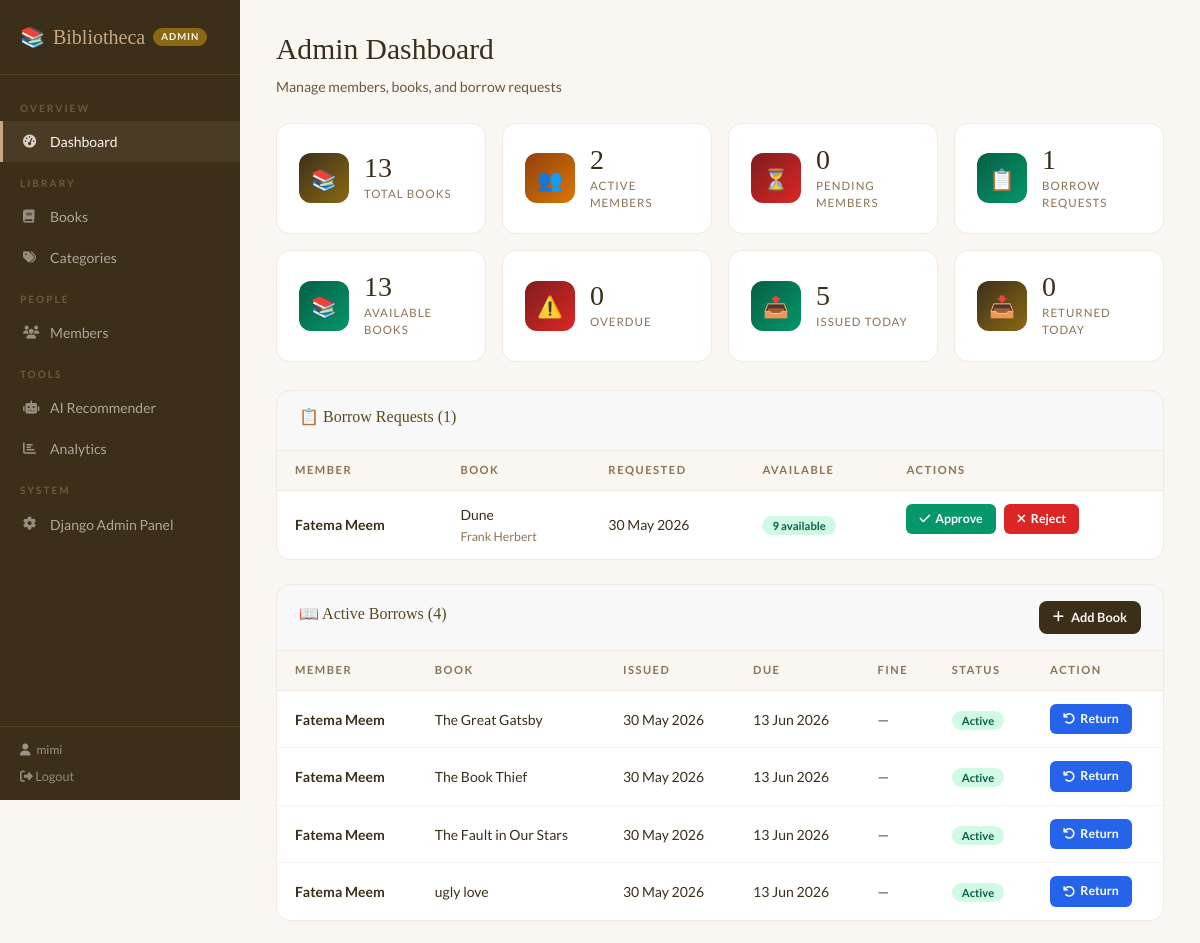
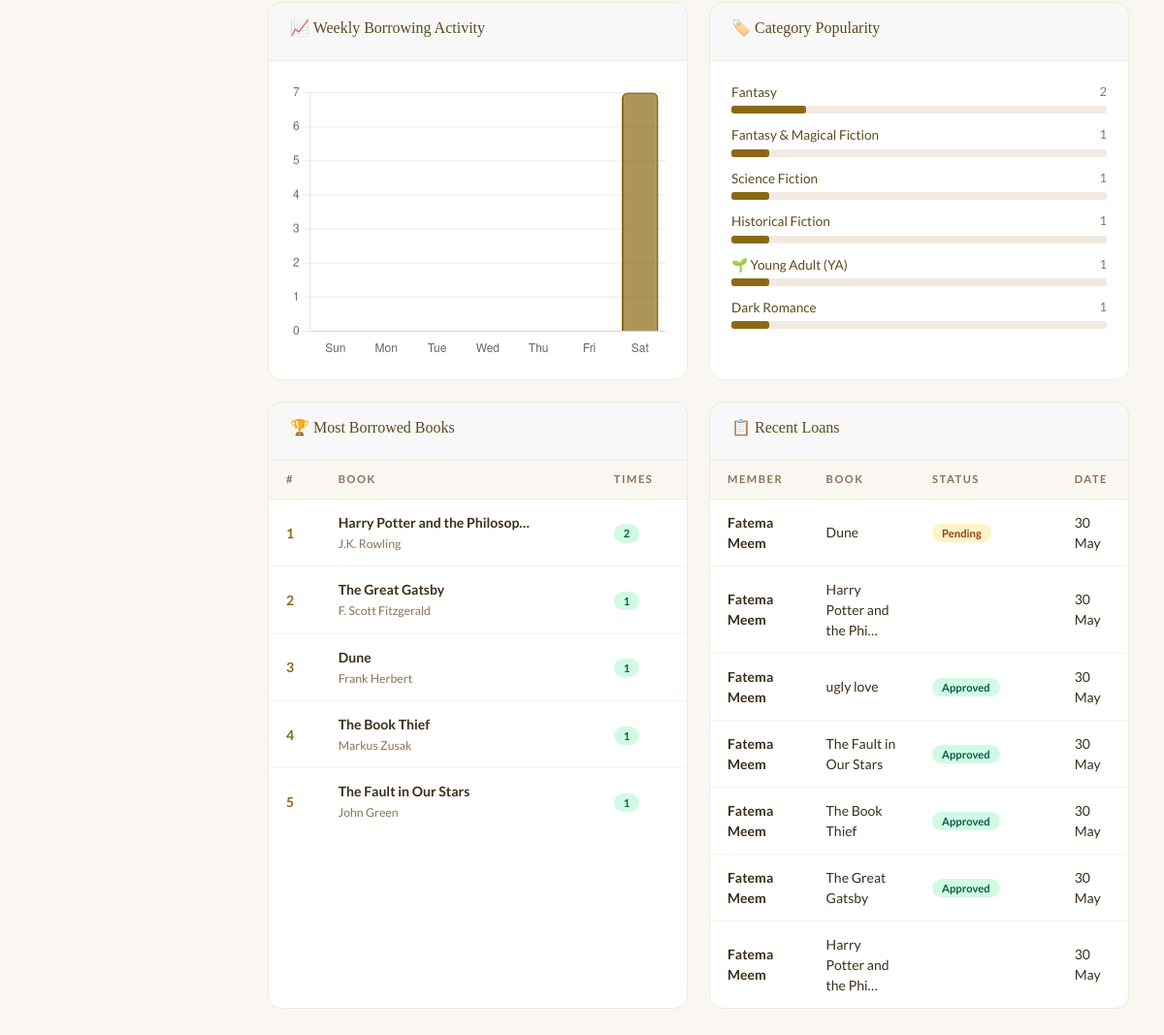
The page /panel/ (signed in) on the database its author committed (2 pictures, top to bottom).
### library/models.py (models this page shows, shortened)
class BorrowRecord(models.Model):
    STATUS_CHOICES = [
        ('pending', 'Pending'),
        ('approved', 'Approved'),
        ('return_requested', 'Return Requested'),
        ('returned', 'Returned'),
        ('rejected', 'Rejected'),
    ]
    member = models.ForeignKey(Member, on_delete=models.CASCADE, related_name='borrow_records')
    book = models.ForeignKey(Book, on_delete=models.CASCADE, related_name='borrow_records')
    status = models.CharField(max_length=20, choices=STATUS_CHOICES, default='pending')
    request_date = models.DateTimeField(auto_now_add=True)
    issue_date = models.DateField(null=True, blank=True)
    due_date = models.DateField(null=True, blank=True)
    return_date = models.DateField(null=True, blank=True)
    fine = models.DecimalField(max_digits=8, decimal_places=2, default=0)
    def calculate_fine(self):
        if self.status in ['approved', 'return_requested'] and self.due_date:
            overdue = (date.today() - self.due_date).days
            if overdue > 0:
                self.fine = overdue * 5
                self.save()
        return self.fine

class Member(models.Model):
    user = models.OneToOneField(User, on_delete=models.CASCADE, related_name='member_profile')
    phone = models.CharField(max_length=20, blank=True)
    address = models.TextField(blank=True)
    is_approved = models.BooleanField(default=False)
    joined_date = models.DateTimeField(auto_now_add=True)
    def __str__(self):
        return self.user.get_full_name() or self.user.username

class Book(models.Model):
    title = models.CharField(max_length=200)
    author = models.CharField(max_length=200, blank=True)
    category = models.ForeignKey(Category, on_delete=models.SET_NULL, null=True, blank=True, related_name='books')
    isbn = models.CharField(max_length=20, blank=True)
    total_copies = models.IntegerField(default=1)
    available_copies = models.IntegerField(default=1)
    description = models.TextField(blank=True)
    added_date = models.DateField(auto_now_add=True)
    @property
    def is_available(self):
        return self.available_copies > 0

class Category(models.Model):
    name = models.CharField(max_length=100)
    description = models.TextField(blank=True)
    class Meta:
        verbose_name_plural = "Categories"
        ordering = ['name']

### library/views.py (the view)
# urls.py: path('panel/', views.admin_dashboard, name='admin_dashboard'),
@login_required
def admin_dashboard(request):
    if not is_admin(request.user):
        return redirect('member_dashboard')
    today = date.today()
    pending_members = Member.objects.filter(is_approved=False).select_related('user')
    pending_borrows = BorrowRecord.objects.filter(status='pending').select_related('member__user', 'book')
    active_borrows = BorrowRecord.objects.filter(status='approved').select_related('member__user', 'book')
    ready_reservations = Reservation.objects.filter(status='ready').select_related('member__user', 'book')
    for b in active_borrows:
        b.calculate_fine()
    week_ago = today - timedelta(days=6)
    daily_data = (
        BorrowRecord.objects
        .filter(request_date__date__gte=week_ago)
        .annotate(day=TruncDay('request_date'))
        .values('day')
        .annotate(count=Count('id'))
        .order_by('day')
    )
    day_map = {d['day'].date(): d['count'] for d in daily_data}
    weekly_data = json.dumps([
        {'day': (week_ago + timedelta(days=i)).strftime('%a'),
         'count': day_map.get(week_ago + timedelta(days=i), 0)}
        for i in range(7)
    ])
    cat_data = list(Category.objects.annotate(
        borrow_count=Count('books__borrow_records')
    ).order_by('-borrow_count')[:6])
    most_borrowed = Book.objects.annotate(
        times_borrowed=Count('borrow_records')
    ).order_by('-times_borrowed')[:5]
    recent_loans = BorrowRecord.objects.select_related('member__user', 'book').order_by('-request_date')[:8]
    return render(request, 'library/admin_dashboard.html', {
        'pending_members': pending_members,
        'pending_borrows': pending_borrows,
        'active_borrows': active_borrows,
        'ready_reservations': ready_reservations,
        'total_books': Book.objects.count(),
        'total_members': Member.objects.filter(is_approved=True).count(),
        'total_pending_members': pending_members.count(),
        'total_pending_borrows': pending_borrows.count(),
        'today': today,
        'overdue_count': BorrowRecord.objects.filter(status='approved', due_date__lt=today).count(),
        'issued_today': BorrowRecord.objects.filter(issue_date=today).count(),
        'returned_today': BorrowRecord.objects.filter(return_date=today).count(),
        'weekly_data': weekly_data,
        'cat_data': cat_data,
        'most_borrowed': most_borrowed,
        'recent_loans': recent_loans,
        'available_books': Book.objects.filter(available_copies__gt=0).count(),
    })

### library/views.py (called while the page is built)
def is_admin(user):
    return user.is_staff or user.is_superuser

### templates/library/admin_dashboard.html (shortened to what this page needs)
{% extends 'library/base.html' %}
{% block content %}
<div class="page-header">
    <h1>Admin Dashboard</h1>
    <p>Manage members, books, and borrow requests</p>
</div>
<div style="display:grid;grid-template-columns:repeat(4,1fr);gap:16px;margin-bottom:16px;">
    <div class="stat-card"><div class="stat-icon si-brown">📚</div><div><div class="stat-num">{{ total_books }}</div><div class="stat-lbl">Total Books</div></div></div>
    <div class="stat-card"><div class="stat-icon si-amber">👥</div><div><div class="stat-num">{{ total_members }}</div><div class="stat-lbl">Active Members</div></div></div>
    <div class="stat-card"><div class="stat-icon si-red">⏳</div><div><div class="stat-num">{{ total_pending_members }}</div><div class="stat-lbl">Pending Members</div></div></div>
    <div class="stat-card"><div class="stat-icon si-green">📋</div><div><div class="stat-num">{{ total_pending_borrows }}</div><div class="stat-lbl">Borrow Requests</div></div></div>
</div>
<div style="display:grid;grid-template-columns:repeat(4,1fr);gap:16px;margin-bottom:28px;">
    <div class="stat-card"><div class="stat-icon si-green">📚</div><div><div class="stat-num">{{ available_books }}</div><div class="stat-lbl">Available Books</div></div></div>
    <div class="stat-card"><div class="stat-icon si-red">⚠️</div><div><div class="stat-num">{{ overdue_count }}</div><div class="stat-lbl">Overdue</div></div></div>
    <div class="stat-card"><div class="stat-icon si-green">📤</div><div><div class="stat-num">{{ issued_today }}</div><div class="stat-lbl">Issued Today</div></div></div>
    <div class="stat-card"><div class="stat-icon si-brown">📥</div><div><div class="stat-num">{{ returned_today }}</div><div class="stat-lbl">Returned Today</div></div></div>
</div>
{% if pending_borrows %}
<div class="card" style="margin-bottom:24px;">
    <div class="card-header"><h3>📋 Borrow Requests ({{ pending_borrows.count }})</h3></div>
    <table>
        <thead><tr><th>Member</th><th>Book</th><th>Requested</th><th>Available</th><th>Actions</th></tr></thead>
        <tbody>
        {% for r in pending_borrows %}
        <tr>
            <td><strong>{{ r.member }}</strong></td>
            <td>{{ r.book.title }}<br><small style="color:#8B7355;">{{ r.book.author }}</small></td>
            <td>{{ r.request_date|date:"d M Y" }}</td>
            <td>{% if r.book.is_available %}<span class="badge badge-available">{{ r.book.available_copies }} available</span>{% else %}<span class="badge badge-unavailable">Out of stock</span>{% endif %}</td>
            <td style="display:flex;gap:8px;">
                {% if r.book.is_available %}<a href="{% url 'approve_borrow' r.pk %}" class="btn-green"><i class="fas fa-check"></i> Approve</a>{% endif %}
                <a href="{% url 'reject_borrow' r.pk %}" class="btn-red"><i class="fas fa-times"></i> Reject</a>
            </td>
        </tr>
        {% endfor %}
        </tbody>
    </table>
</div>
{% endif %}
<div class="card" style="margin-bottom:24px;">
    <div class="card-header">
        <h3>📖 Active Borrows ({{ active_borrows.count }})</h3>
        <a href="{% url 'book_add' %}" class="btn-brown" style="font-size:0.8rem;padding:7px 14px;"><i class="fas fa-plus"></i> Add Book</a>
    </div>
    <table>
        <thead><tr><th>Member</th><th>Book</th><th>Issued</th><th>Due</th><th>Fine</th><th>Status</th><th>Action</th></tr></thead>
        <tbody>
        {% for r in active_borrows %}
        <tr>
            <td><strong>{{ r.member }}</strong></td>
            <td>{{ r.book.title }}</td>
            <td>{{ r.issue_date|date:"d M Y" }}</td>
            <td>{{ r.due_date|date:"d M Y" }}{% if r.due_date and r.due_date < today %} <span class="badge badge-rejected">Overdue</span>{% endif %}</td>
            <td>{% if r.fine > 0 %}<strong style="color:#dc2626;">৳{{ r.fine }}</strong>{% else %}—{% endif %}</td>
            <td>
                {% if r.status == 'return_requested' %}
                    <span class="badge badge-pending">↩ Return Requested</span>
                {% else %}
                    <span class="badge badge-approved">Active</span>
                {% endif %}
            </td>
            <td><a href="{% url 'return_book' r.pk %}" class="btn-blue"><i class="fas fa-undo"></i> Return</a></td>
        </tr>
        {% empty %}
        <tr><td colspan="7" style="text-align:center;color:#8B7355;padding:30px;">No active borrows</td></tr>
        {% endfor %}
        </tbody>
    </table>
</div>
<div style="display:grid;grid-template-columns:1fr 1fr;gap:22px;margin-bottom:24px;">
    <div class="card">
        <div class="card-header"><h3>📈 Weekly Borrowing Activity</h3></div>
        <div class="card-body"><canvas id="weeklyChart" height="220"></canvas></div>
    </div>
    <div class="card">
        <div class="card-header"><h3>🏷️ Category Popularity</h3></div>
        <div class="card-body">
            {% for cat in cat_data %}
            <div style="margin-bottom:12px;">
                <div style="display:flex;justify-content:space-between;margin-bottom:4px;">
                    <span style="font-size:0.85rem;color:var(--brown-dark);">{{ cat.name }}</span>
                    <span style="font-size:0.8rem;color:#8B7355;">{{ cat.borrow_count }}</span>
                </div>
                <div style="background:var(--cream-dark);border-radius:3px;height:8px;">
                    <div style="background:var(--brown);border-radius:3px;height:8px;width:{{ cat.borrow_count }}0%;max-width:100%;"></div>
                </div>
            </div>
            {% empty %}
            <p style="color:#8B7355;font-size:0.88rem;">No data yet.</p>
            {% endfor %}
        </div>
    </div>
    <div class="card">
        <div class="card-header"><h3>🏆 Most Borrowed Books</h3></div>
        <table>
            <thead><tr><th>#</th><th>Book</th><th>Times</th></tr></thead>
            <tbody>
            {% for book in most_borrowed %}
            <tr>
                <td style="color:var(--brown);font-weight:700;">{{ forloop.counter }}</td>
                <td><strong>{{ book.title|truncatechars:30 }}</strong><br><small style="color:#8B7355;">{{ book.author }}</small></td>
                <td><span class="badge badge-approved">{{ book.times_borrowed }}</span></td>
            </tr>
            {% empty %}
            <tr><td colspan="3" style="text-align:center;color:#8B7355;padding:20px;">No data yet</td></tr>
            {% endfor %}
            </tbody>
        </table>
    </div>
    <div class="card">
        <div class="card-header"><h3>📋 Recent Loans</h3></div>
        <table>
            <thead><tr><th>Member</th><th>Book</th><th>Status</th><th>Date</th></tr></thead>
            <tbody>
            {% for loan in recent_loans %}
            <tr>
                <td><strong>{{ loan.member }}</strong></td>
                <td>{{ loan.book.title|truncatechars:25 }}</td>
                <td><span class="badge badge-{{ loan.status }}">{{ loan.get_status_display }}</span></td>
                <td>{{ loan.request_date|date:"d M" }}</td>
            </tr>
            {% empty %}
            <tr><td colspan="4" style="text-align:center;color:#8B7355;padding:20px;">No loans yet</td></tr>
            {% endfor %}
            </tbody>
        </table>
    </div>
</div>
{% endblock %}
{% block extra_js %}
<script>
const weeklyData = {{ weekly_data|safe }};
new Chart(document.getElementById('weeklyChart'), {
    type: 'bar',
    data: {
        labels: weeklyData.map(d => d.day),
        datasets: [{
            label: 'Borrows',
            data: weeklyData.map(d => d.count),
            backgroundColor: 'rgba(139,105,20,0.7)',
            borderColor: '#8B6914',
            borderWidth: 2,
            borderRadius: 6,
        }]
    },
    options: {
        responsive: true,
        plugins: { legend: { display: false } },
        scales: {
            y: { beginAtZero: true, ticks: { stepSize: 1 }, grid: { color: '#F0EAE0' } },
            x: { grid: { display: false } }
        }
    }
});
</script>
{% endblock %}

### templates/library/base.html (shortened to what this page needs)
<!DOCTYPE html>
<html lang="en">
<head>
    <link href="https://cdn.jsdelivr.net/npm/bootstrap@5.3.2/dist/css/bootstrap.min.css" rel="stylesheet">
    <link href="https://cdnjs.cloudflare.com/ajax/libs/font-awesome/6.4.0/css/all.min.css" rel="stylesheet">
</head>
<body>
<div class="sidebar">
    <div class="sidebar-brand">
        <a href="{% if request.user.is_staff %}{% url 'admin_dashboard' %}{% else %}{% url 'member_dashboard' %}{% endif %}">
            <span>📚</span> Bibliotheca
            {% if request.user.is_staff %}<span class="sidebar-badge">Admin</span>
            {% else %}<span class="sidebar-badge">Member</span>{% endif %}
        </a>
    </div>
    <nav class="sidebar-nav">
        {% if request.user.is_staff %}
        <div class="nav-sec">Overview</div>
        <a href="{% url 'admin_dashboard' %}" {% if request.resolver_match.url_name == 'admin_dashboard' %}class="active"{% endif %}><i class="fas fa-tachometer-alt"></i> Dashboard</a>
        <div class="nav-sec">Library</div>
        <a href="{% url 'book_list' %}" {% if 'book' in request.resolver_match.url_name %}class="active"{% endif %}><i class="fas fa-book"></i> Books</a>
        <a href="{% url 'category_list' %}" {% if request.resolver_match.url_name == 'category_list' %}class="active"{% endif %}><i class="fas fa-tags"></i> Categories</a>
        <div class="nav-sec">People</div>
        <a href="{% url 'member_list' %}" {% if request.resolver_match.url_name == 'member_list' %}class="active"{% endif %}><i class="fas fa-users"></i> Members</a>
        <div class="nav-sec">Tools</div>
        <a href="{% url 'ai_recommender' %}" {% if request.resolver_match.url_name == 'ai_recommender' %}class="active"{% endif %}><i class="fas fa-robot"></i> AI Recommender</a>
        <a href="{% url 'analytics' %}" {% if request.resolver_match.url_name == 'analytics' %}class="active"{% endif %}><i class="fas fa-chart-bar"></i> Analytics</a>
        <div class="nav-sec">System</div>
        <a href="/admin" target="_blank"><i class="fas fa-cog"></i> Django Admin Panel</a>
        {% endif %}
    </nav>
    <div class="sidebar-user">
        <span><i class="fas fa-user" style="margin-right:6px;"></i>{{ request.user.username }}</span>
        <a href="{% url 'logout' %}" style="color:rgba(250,247,242,0.45);text-decoration:none;font-size:0.8rem;transition:color 0.15s;" onmouseover="this.style.color='var(--cream)'" onmouseout="this.style.color='rgba(250,247,242,0.45)'">
            <i class="fas fa-sign-out-alt"></i> Logout
        </a>
    </div>
</div>
<div class="main-content">
    {% block content %}{% endblock %}
</div>
{% block extra_js %}{% endblock %}
</body>
</html>

### rows shown on the page
BorrowRecord: member "Fatema Meem", book "Dune", book.author "Frank Herbert", request_date "30 May 2026", book.available_copies "9", shows "Approve", status "Pending", request_date "30 May"
BorrowRecord: member "Fatema Meem", book "The Great Gatsby", issue_date "30 May 2026", due_date "13 Jun 2026", shows "Active", status "Approved", request_date "30 May"
BorrowRecord: member "Fatema Meem", book "The Book Thief", issue_date "30 May 2026", due_date "13 Jun 2026", shows "Active", status "Approved", request_date "30 May"
BorrowRecord: member "Fatema Meem", book "The Fault in Our Stars", issue_date "30 May 2026", due_date "13 Jun 2026", shows "Active", status "Approved", request_date "30 May"
BorrowRecord: member "Fatema Meem", book "ugly love", issue_date "30 May 2026", due_date "13 Jun 2026", shows "Active", status "Approved", request_date "30 May"
Category: name "Fantasy", borrow_count "2"
Category: name "Fantasy & Magical Fiction", borrow_count "1"
Category: name "Science Fiction", borrow_count "1"
Category: name "Historical Fiction", borrow_count "1"
Category: name "🌱 Young Adult (YA)", borrow_count "1"
Category: name "Dark Romance", borrow_count "1"
Book: title "Harry Potter and the Philosop…", author "J.K. Rowling", times_borrowed "2"
Book: title "The Great Gatsby", author "F. Scott Fitzgerald", times_borrowed "1"
Book: title "Dune", author "Frank Herbert", times_borrowed "1"
Book: title "The Book Thief", author "Markus Zusak", times_borrowed "1"
Book: title "The Fault in Our Stars", author "John Green", times_borrowed "1"
BorrowRecord: member "Fatema Meem", book "Harry Potter and the Phi…", request_date "30 May"
BorrowRecord: member "Fatema Meem", book "Harry Potter and the Phi…", request_date "30 May"

### other values the page prints
{{ request.user.username }} "mimi"
{{ total_books }} "13"
{{ total_members }} "2"
{{ total_pending_members }} "0"
{{ total_pending_borrows }} "1"
{{ available_books }} "13"
{{ overdue_count }} "0"
{{ issued_today }} "5"
{{ returned_today }} "0"
{{ pending_borrows.count }} "1"
{{ active_borrows.count }} "4"
